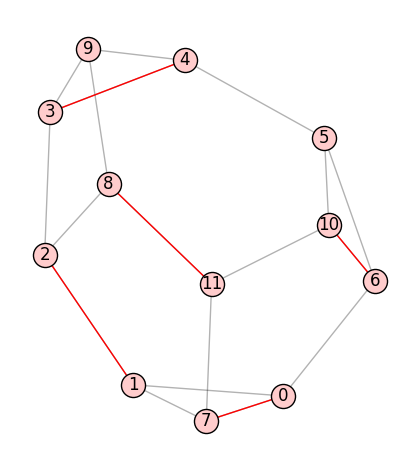

Here is the Python script that generated this plot:
from bisect import bisect_left
from functools import reduce
from math import log
from random import choice, shuffle, uniform
from matplotlib import pyplot as plt
import networkx as nx


def get_matching(g, n, m, md, degs, eps=0.2):
    p, k, a, c, j_aster, frozen = __setup(n, md, eps)
    t = __construct_t(g, k)
    m, s = nx.Graph(), nx.Graph()
    m_ = [nx.Graph() for _ in range(len(a)-1)]
    for i, ((u, v), x) in enumerate(t):
        if x == 'start' and (not m.has_node(u)) and (not m.has_node(v)):
            m.add_edge(u, v)
            m_[bisect_left(a, i/len(t))].add_edge(u, v)
            if c[u] == c[v] or not m_[j_aster].has_edge(u, v):
                frozen.union((u, v))
            elif uniform(0, 1) < 1 - p:
                frozen.union((u, v))
        if (x == 'extend' and (not s.has_node(u) and not s.has_node(v)) and
                (m.has_node(u) and m.has_node(v) and
                 m.degree(u) + m.degree(v) <= 1 and c[u] != c[v]) and
                (u not in frozen and v not in frozen)):
            s.add_edge(u, v)
    return set(m.edges) | set(s.edges)


def __setup(n, md, eps):
    p, d = 0.007, (0.001 * md * log(n))**eps
    k = int(10*d*(log(n))**2)
    a = [0] + reduce(lambda x, i: [x[0]/d]+x, range(int(2/eps)), [1])
    return (p, k, a, {v: choice(('blue', 'red')) for v in g},
            choice(range(len(a)-1)), set())


def __construct_t(g, k):
    shuffle(t := reduce(lambda a, e: a + [(e, 'extend')] +
                        [(e, 'start') for _ in range(k)], g.edges(), []))
    return t


def gen():
    g = nx.frucht_graph()
    n, m, degs = g.order(), g.size(), dict(g.degree)
    return g, n, m, max(_ for _ in degs.values()), degs


if __name__ == '__main__':
    g, n, m, md, degs = gen()
    mat = get_matching(g, n, m, md, degs)
    print(mat)
    pos = nx.spring_layout(g)
    nx.draw_networkx_nodes(g, pos, node_color='#ffcccc').set_edgecolor('k')
    nx.draw_networkx_edges(g, pos, alpha=0.3)
    nx.draw_networkx_edges(g, pos, edgelist=mat, edge_color='r')
    nx.draw_networkx_labels(g, pos)
    plt.gca().set_aspect('equal')
    plt.gca().axis('off')
    plt.tight_layout()
#    plt.savefig('sublinear_matching_proto.png', bbox_inches='tight')
    plt.show()
